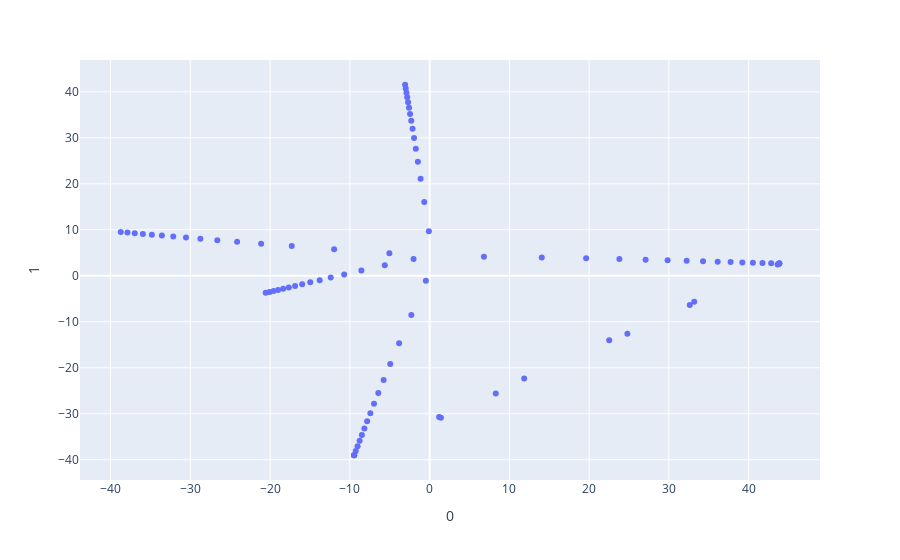

Here is the notebook cell this chart was saved with:
### Code cell
ilknoktalar23 = ilkdogrunoktalari23.copy()

for i in range(7):
    ilknoktalar23[i][0] = ilknoktalar23[i][0].flatten()
    ilknoktalar23[i][1] = ilknoktalar23[i][1].flatten()
    ilknoktalar23[i][2] = ilknoktalar23[i][2].flatten()
    ilknoktalar23[i][3] = ilknoktalar23[i][3].flatten()

Xaralist23= []
for i in range(7):
    Xaralist23.append(np.hstack((ilknoktalar23[i][0],ilknoktalar23[i][1],ilknoktalar23[i][2],ilknoktalar23[i][3])))



sonnoktalar23 = tümNoktalarim.copy()

for i in range(7):
    sonnoktalar23[i][0] = sonnoktalar23[i][0].flatten()
    sonnoktalar23[i][1] = sonnoktalar23[i][1].flatten()
    sonnoktalar23[i][2] = sonnoktalar23[i][2].flatten()
    sonnoktalar23[i][3] = sonnoktalar23[i][3].flatten()

Xsonaralist23= []
for i in range(7):
    Xsonaralist23.append(np.hstack((sonnoktalar23[i][0],sonnoktalar23[i][1],sonnoktalar23[i][2],sonnoktalar23[i][3])))




Xaralist23 = np.array(Xaralist23)
Xsonaralist23 = np.array(Xsonaralist23)
alldizi = np.vstack((Xlist,Xaralist23,Xsonaralist23))

X = alldizi

pca = PCA(n_components=2)
components = pca.fit_transform(X)

fig = px.scatter(components, x=0, y=1)
fig.show()

### Figure 1 — Plotly figure (JSON) as saved in the notebook; plotly's stock layout.template omitted (floating-point values rounded to 4 significant figures)
{"data": [{"hovertemplate": "0=%{x}<br>1=%{y}<extra></extra>", "legendgroup": "", "marker": {"color": "#636efa", "symbol": "circle"}, "mode": "markers", "name": "", "orientation": "v", "showlegend": false, "type": "scatter", "x": [-0.4713, -2.293, -3.824, -4.939, -5.766, -6.431, -6.97, -7.431, -7.832, -8.182, -8.495, -8.775, -9.03, -9.259, -9.465, -2.014, -5.621, -8.556, -10.71, -12.4, -13.78, -14.96, -15.98, -16.87, -17.65, -18.36, -18.99, -19.57, -20.07, -20.55, 6.809, 14.06, 19.63, 23.79, 27.08, 29.84, 32.23, 34.28, 36.12, 37.74, 39.21, 40.53, 41.73, 42.82, 43.84, -5.044, -11.97, -17.28, -21.13, -24.13, -26.62, -28.74, -30.54, -32.14, -33.57, -34.82, -35.95, -36.97, -37.88, -38.72, -0.09396, -0.6747, -1.129, -1.468, -1.732, -1.95, -2.139, -2.303, -2.45, -2.581, -2.701, -2.807, -2.904, -2.994, -3.074, -9.465, 1.195, 11.86, 22.52, 33.18, 43.84, 43.84, -9.465, 1.412, 8.295, 24.8, 32.62, 43.63, 43.84], "xaxis": "x", "y": [-1.108, -8.546, -14.67, -19.21, -22.65, -25.49, -27.84, -29.87, -31.65, -33.22, -34.62, -35.88, -37.04, -38.08, -39.02, 3.66, 2.268, 1.13, 0.2784, -0.3928, -0.9539, -1.432, -1.843, -2.205, -2.524, -2.812, -3.069, -3.303, -3.507, -3.701, 4.121, 3.967, 3.802, 3.639, 3.497, 3.372, 3.256, 3.155, 3.064, 2.981, 2.906, 2.838, 2.775, 2.718, 2.664, 4.915, 5.755, 6.462, 6.981, 7.392, 7.737, 8.036, 8.295, 8.528, 8.739, 8.927, 9.099, 9.257, 9.401, 9.534, 9.656, 16.02, 21.11, 24.79, 27.64, 29.98, 31.96, 33.68, 35.19, 36.53, 37.75, 38.83, 39.8, 40.72, 41.53, -39.02, -30.69, -22.35, -14.01, -5.673, 2.664, 2.664, -39.02, -30.85, -25.58, -12.6, -6.329, 2.431, 2.664], "yaxis": "y"}], "layout": {"legend": {"tracegroupgap": 0}, "margin": {"t": 60}, "xaxis": {"anchor": "y", "domain": [0, 1], "title": {"text": "0"}}, "yaxis": {"anchor": "x", "domain": [0, 1], "title": {"text": "1"}}}}
